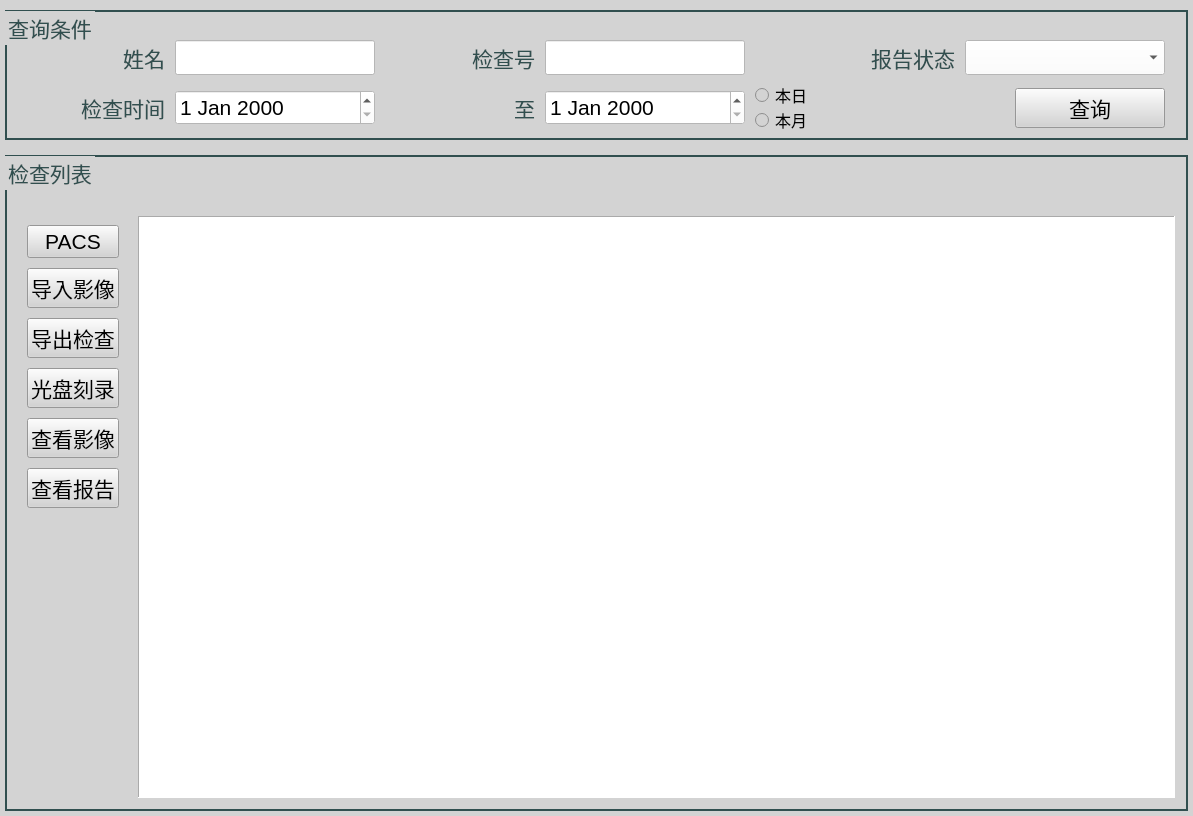
<?xml version="1.0" encoding="UTF-8"?>
<ui version="4.0">
 <class>PatientListFrameWidget</class>
 <widget class="QWidget" name="PatientListFrameWidget">
  <property name="geometry">
   <rect>
    <x>0</x>
    <y>0</y>
    <width>1193</width>
    <height>816</height>
   </rect>
  </property>
  <property name="windowTitle">
   <string>Form</string>
  </property>
  <property name="styleSheet">
   <string notr="true">background-color: rgb(211, 211, 211);</string>
  </property>
  <layout class="QVBoxLayout" name="verticalLayout_2">
   <property name="spacing">
    <number>15</number>
   </property>
   <property name="leftMargin">
    <number>5</number>
   </property>
   <property name="topMargin">
    <number>10</number>
   </property>
   <property name="rightMargin">
    <number>5</number>
   </property>
   <property name="bottomMargin">
    <number>5</number>
   </property>
   <item>
    <widget class="QGroupBox" name="queryFilterGroupBox">
     <property name="sizePolicy">
      <sizepolicy hsizetype="Preferred" vsizetype="Fixed">
       <horstretch>0</horstretch>
       <verstretch>0</verstretch>
      </sizepolicy>
     </property>
     <property name="minimumSize">
      <size>
       <width>0</width>
       <height>130</height>
      </size>
     </property>
     <property name="font">
      <font>
       <pointsize>16</pointsize>
      </font>
     </property>
     <property name="styleSheet">
      <string notr="true">QGroupBox {color: rgb(49, 79, 79);
border-width:2px;
border-style:solid;
	border-color: rgb(49, 79, 79);}
</string>
     </property>
     <property name="title">
      <string>查询条件</string>
     </property>
     <widget class="QLabel" name="label">
      <property name="geometry">
       <rect>
        <x>10</x>
        <y>30</y>
        <width>150</width>
        <height>35</height>
       </rect>
      </property>
      <property name="font">
       <font>
        <pointsize>16</pointsize>
       </font>
      </property>
      <property name="styleSheet">
       <string notr="true">color: rgb(49, 79, 79);</string>
      </property>
      <property name="text">
       <string>姓名</string>
      </property>
      <property name="alignment">
       <set>Qt::AlignRight|Qt::AlignTrailing|Qt::AlignVCenter</set>
      </property>
     </widget>
     <widget class="QLabel" name="label_2">
      <property name="geometry">
       <rect>
        <x>380</x>
        <y>30</y>
        <width>150</width>
        <height>35</height>
       </rect>
      </property>
      <property name="font">
       <font>
        <pointsize>16</pointsize>
       </font>
      </property>
      <property name="styleSheet">
       <string notr="true">color: rgb(49, 79, 79);</string>
      </property>
      <property name="text">
       <string>检查号</string>
      </property>
      <property name="alignment">
       <set>Qt::AlignRight|Qt::AlignTrailing|Qt::AlignVCenter</set>
      </property>
     </widget>
     <widget class="QLabel" name="label_3">
      <property name="geometry">
       <rect>
        <x>800</x>
        <y>30</y>
        <width>150</width>
        <height>35</height>
       </rect>
      </property>
      <property name="font">
       <font>
        <pointsize>16</pointsize>
       </font>
      </property>
      <property name="styleSheet">
       <string notr="true">color: rgb(49, 79, 79);</string>
      </property>
      <property name="text">
       <string>报告状态</string>
      </property>
      <property name="alignment">
       <set>Qt::AlignRight|Qt::AlignTrailing|Qt::AlignVCenter</set>
      </property>
     </widget>
     <widget class="QLineEdit" name="nameFilterEdit">
      <property name="geometry">
       <rect>
        <x>170</x>
        <y>30</y>
        <width>200</width>
        <height>35</height>
       </rect>
      </property>
      <property name="font">
       <font>
        <pointsize>16</pointsize>
       </font>
      </property>
      <property name="styleSheet">
       <string notr="true">background-color: rgb(255, 255, 255);
color: rgb(0, 0, 0);</string>
      </property>
     </widget>
     <widget class="QLineEdit" name="accessionNumFilterEdit">
      <property name="geometry">
       <rect>
        <x>540</x>
        <y>30</y>
        <width>200</width>
        <height>35</height>
       </rect>
      </property>
      <property name="font">
       <font>
        <pointsize>16</pointsize>
       </font>
      </property>
      <property name="styleSheet">
       <string notr="true">background-color: rgb(255, 255, 255);
color: rgb(0, 0, 0);</string>
      </property>
     </widget>
     <widget class="QComboBox" name="reportStatusFilterComboBox">
      <property name="geometry">
       <rect>
        <x>960</x>
        <y>30</y>
        <width>200</width>
        <height>35</height>
       </rect>
      </property>
      <property name="font">
       <font>
        <pointsize>16</pointsize>
       </font>
      </property>
      <property name="styleSheet">
       <string notr="true">background-color: rgb(255, 255, 255);
color: rgb(0, 0, 0);</string>
      </property>
     </widget>
     <widget class="QLabel" name="label_4">
      <property name="geometry">
       <rect>
        <x>10</x>
        <y>80</y>
        <width>150</width>
        <height>35</height>
       </rect>
      </property>
      <property name="font">
       <font>
        <pointsize>16</pointsize>
       </font>
      </property>
      <property name="styleSheet">
       <string notr="true">color: rgb(49, 79, 79);</string>
      </property>
      <property name="text">
       <string>检查时间</string>
      </property>
      <property name="alignment">
       <set>Qt::AlignRight|Qt::AlignTrailing|Qt::AlignVCenter</set>
      </property>
     </widget>
     <widget class="QDateEdit" name="studyDateFromFilterDateEdit">
      <property name="geometry">
       <rect>
        <x>170</x>
        <y>80</y>
        <width>200</width>
        <height>35</height>
       </rect>
      </property>
      <property name="font">
       <font>
        <pointsize>16</pointsize>
       </font>
      </property>
      <property name="styleSheet">
       <string notr="true">background-color: rgb(255, 255, 255);
color: rgb(0, 0, 0);</string>
      </property>
     </widget>
     <widget class="QLabel" name="label_5">
      <property name="geometry">
       <rect>
        <x>380</x>
        <y>80</y>
        <width>150</width>
        <height>35</height>
       </rect>
      </property>
      <property name="font">
       <font>
        <pointsize>16</pointsize>
       </font>
      </property>
      <property name="styleSheet">
       <string notr="true">color: rgb(49, 79, 79);</string>
      </property>
      <property name="text">
       <string>至</string>
      </property>
      <property name="alignment">
       <set>Qt::AlignRight|Qt::AlignTrailing|Qt::AlignVCenter</set>
      </property>
     </widget>
     <widget class="QDateEdit" name="studyDateToFilterDateEdit">
      <property name="geometry">
       <rect>
        <x>540</x>
        <y>80</y>
        <width>200</width>
        <height>35</height>
       </rect>
      </property>
      <property name="font">
       <font>
        <pointsize>16</pointsize>
       </font>
      </property>
      <property name="styleSheet">
       <string notr="true">background-color: rgb(255, 255, 255);
color: rgb(0, 0, 0);</string>
      </property>
     </widget>
     <widget class="ThemePushButton" name="queryButton">
      <property name="enabled">
       <bool>true</bool>
      </property>
      <property name="geometry">
       <rect>
        <x>1010</x>
        <y>78</y>
        <width>150</width>
        <height>40</height>
       </rect>
      </property>
      <property name="font">
       <font>
        <pointsize>16</pointsize>
       </font>
      </property>
      <property name="text">
       <string>查询</string>
      </property>
     </widget>
     <widget class="QRadioButton" name="studyDateTodayFilterRadioButton">
      <property name="geometry">
       <rect>
        <x>750</x>
        <y>75</y>
        <width>80</width>
        <height>20</height>
       </rect>
      </property>
      <property name="font">
       <font>
        <pointsize>12</pointsize>
       </font>
      </property>
      <property name="styleSheet">
       <string notr="true">color: rgb(0, 0, 0);</string>
      </property>
      <property name="text">
       <string>本日</string>
      </property>
     </widget>
     <widget class="QRadioButton" name="studyDateThisMonthFilterRadioButton">
      <property name="geometry">
       <rect>
        <x>750</x>
        <y>100</y>
        <width>80</width>
        <height>20</height>
       </rect>
      </property>
      <property name="font">
       <font>
        <pointsize>12</pointsize>
       </font>
      </property>
      <property name="styleSheet">
       <string notr="true">color: rgb(0, 0, 0);</string>
      </property>
      <property name="text">
       <string>本月</string>
      </property>
     </widget>
    </widget>
   </item>
   <item>
    <widget class="QGroupBox" name="groupBox_2">
     <property name="font">
      <font>
       <pointsize>16</pointsize>
      </font>
     </property>
     <property name="styleSheet">
      <string notr="true">QGroupBox {color: rgb(49, 79, 79);
border-width:2px;
border-style:solid;
	border-color: rgb(49, 79, 79);}
</string>
     </property>
     <property name="title">
      <string>检查列表</string>
     </property>
     <layout class="QHBoxLayout" name="horizontalLayout">
      <property name="spacing">
       <number>10</number>
      </property>
      <property name="leftMargin">
       <number>10</number>
      </property>
      <property name="topMargin">
       <number>30</number>
      </property>
      <property name="rightMargin">
       <number>10</number>
      </property>
      <property name="bottomMargin">
       <number>10</number>
      </property>
      <item>
       <widget class="QWidget" name="widget" native="true">
        <layout class="QVBoxLayout" name="verticalLayout">
         <property name="spacing">
          <number>10</number>
         </property>
         <item>
          <widget class="ThemePushButton" name="sendPacsButton">
           <property name="font">
            <font>
             <pointsize>16</pointsize>
            </font>
           </property>
           <property name="toolTip">
            <string extracomment="选择检查列表的影像发送到PACS"/>
           </property>
           <property name="text">
            <string>PACS</string>
           </property>
          </widget>
         </item>
         <item>
          <widget class="ThemePushButton" name="importFilesButton">
           <property name="font">
            <font>
             <pointsize>16</pointsize>
            </font>
           </property>
           <property name="toolTip">
            <string extracomment="导入检查影像到工作站"/>
           </property>
           <property name="text">
            <string>导入影像</string>
           </property>
          </widget>
         </item>
         <item>
          <widget class="ThemePushButton" name="exportStudyButton">
           <property name="font">
            <font>
             <pointsize>16</pointsize>
            </font>
           </property>
           <property name="toolTip">
            <string extracomment="导出选中的检查影像到本地磁盘"/>
           </property>
           <property name="text">
            <string>导出检查</string>
           </property>
          </widget>
         </item>
         <item>
          <widget class="ThemePushButton" name="burnStudyButton">
           <property name="font">
            <font>
             <pointsize>16</pointsize>
            </font>
           </property>
           <property name="toolTip">
            <string extracomment="选中的检查影像刻录到光盘"/>
           </property>
           <property name="text">
            <string>光盘刻录</string>
           </property>
          </widget>
         </item>
         <item>
          <widget class="ThemePushButton" name="viewStudyButton">
           <property name="font">
            <font>
             <pointsize>16</pointsize>
            </font>
           </property>
           <property name="toolTip">
            <string extracomment="查看选中的检查影像"/>
           </property>
           <property name="text">
            <string>查看影像</string>
           </property>
          </widget>
         </item>
         <item>
          <widget class="ThemePushButton" name="viewReportButton">
           <property name="font">
            <font>
             <pointsize>16</pointsize>
            </font>
           </property>
           <property name="toolTip">
            <string extracomment="查看选中的检查报告"/>
           </property>
           <property name="text">
            <string>查看报告</string>
           </property>
          </widget>
         </item>
         <item>
          <widget class="QWidget" name="widget_2" native="true"/>
         </item>
        </layout>
       </widget>
      </item>
      <item>
       <widget class="QTableView" name="patientTableView">
        <property name="font">
         <font>
          <pointsize>12</pointsize>
         </font>
        </property>
        <property name="styleSheet">
         <string notr="true">background-color: rgb(255, 255, 255);</string>
        </property>
        <property name="frameShape">
         <enum>QFrame::Panel</enum>
        </property>
        <property name="selectionMode">
         <enum>QAbstractItemView::MultiSelection</enum>
        </property>
        <property name="selectionBehavior">
         <enum>QAbstractItemView::SelectRows</enum>
        </property>
        <attribute name="horizontalHeaderVisible">
         <bool>true</bool>
        </attribute>
        <attribute name="verticalHeaderVisible">
         <bool>false</bool>
        </attribute>
       </widget>
      </item>
     </layout>
    </widget>
   </item>
  </layout>
 </widget>
 <customwidgets>
  <customwidget>
   <class>ThemePushButton</class>
   <extends>QPushButton</extends>
   <header>themepushbutton.h</header>
  </customwidget>
 </customwidgets>
 <resources/>
 <connections/>
</ui>
